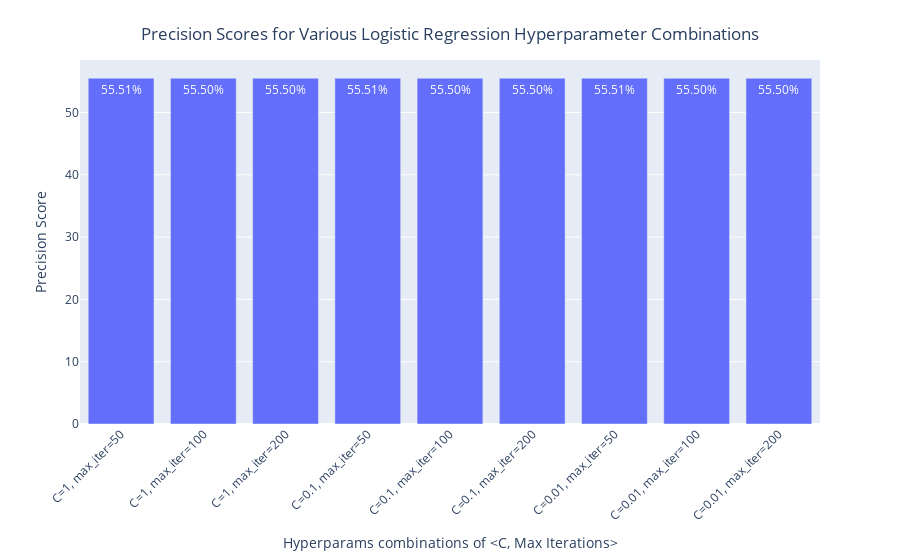

The code cell stored with this chart in its notebook:
### Code cell
# Visualise precision scores

# Prepare the data
rows = []
for key, value in list(best_precision_matrix_logistic_regression.items()):
    C, max_iter = key
    combination_label = f'C={C}, max_iter={max_iter}'
    rows.append({'Combination': combination_label, 'Precision': value})

df = pd.DataFrame(rows)
df.loc[:,'Precision'] = df.Precision*100.0 # need for % visualisation

# Create the bar chart
fig = px.bar(df,
             x='Combination',
             y='Precision',
             text='Precision'
             )

# Customize the layout for better readability
fig.update_layout(
    xaxis_title='Hyperparams combinations of <C, Max Iterations>',
    yaxis_title='Precision Score',
    xaxis_tickangle=-45,
    title={
        'text': 'Precision Scores for Various Logistic Regression Hyperparameter Combinations',
        'y':0.95,
        'x':0.5,
        'xanchor': 'center',
        'yanchor': 'top'
    }
)


# Update the text position
fig.update_traces(texttemplate='%{text:.2f}%',
                  textposition='inside',
                  textfont_color='white')

# Show the figure
fig.show()

### Figure 1 — Plotly figure (JSON) as saved in the notebook; plotly's stock layout.template omitted (floating-point values rounded to 4 significant figures)
{"data": [{"alignmentgroup": "True", "hovertemplate": "Combination=%{x}<br>Precision=%{text}<extra></extra>", "legendgroup": "", "marker": {"color": "#636efa", "pattern": {"shape": ""}}, "name": "", "offsetgroup": "", "orientation": "v", "showlegend": false, "text": [55.51, 55.5, 55.5, 55.51, 55.5, 55.5, 55.51, 55.5, 55.5], "textfont": {"color": "white"}, "textposition": "inside", "texttemplate": "%{text:.2f}%", "type": "bar", "x": ["C=1, max_iter=50", "C=1, max_iter=100", "C=1, max_iter=200", "C=0.1, max_iter=50", "C=0.1, max_iter=100", "C=0.1, max_iter=200", "C=0.01, max_iter=50", "C=0.01, max_iter=100", "C=0.01, max_iter=200"], "xaxis": "x", "y": [55.51, 55.5, 55.5, 55.51, 55.5, 55.5, 55.51, 55.5, 55.5], "yaxis": "y"}], "layout": {"barmode": "relative", "legend": {"tracegroupgap": 0}, "margin": {"t": 60}, "title": {"text": "Precision Scores for Various Logistic Regression Hyperparameter Combinations", "x": 0.5, "xanchor": "center", "y": 0.95, "yanchor": "top"}, "xaxis": {"anchor": "y", "domain": [0, 1], "tickangle": -45, "title": {"text": "Hyperparams combinations of <C, Max Iterations>"}}, "yaxis": {"anchor": "x", "domain": [0, 1], "title": {"text": "Precision Score"}}}}
